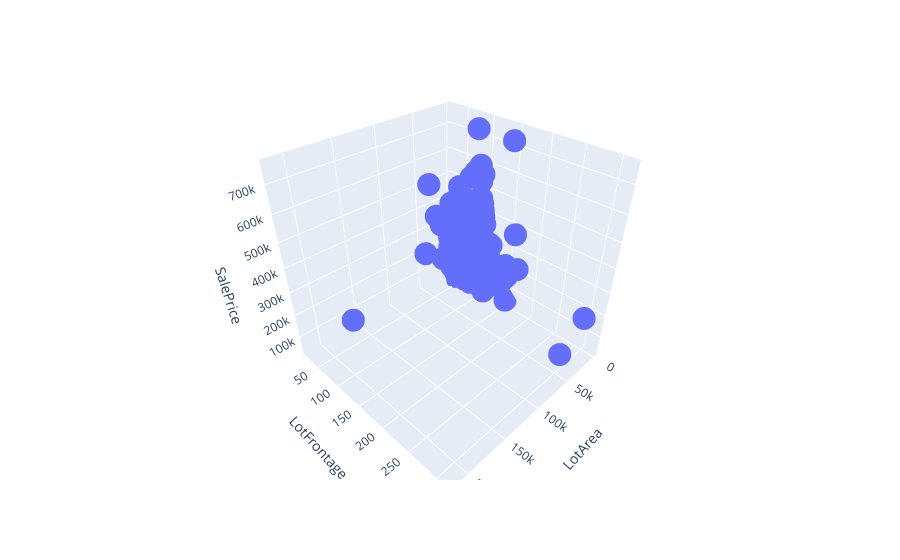

The code cell stored with this chart in its notebook:
### Code cell
fig = px.scatter_3d(df_train,x = 'LotArea', y='LotFrontage',z = 'SalePrice')
fig.show()

### Figure 1 — Plotly figure (JSON) as saved in the notebook; plotly's stock layout.template omitted (floating-point values rounded to 4 significant figures; data arrays with more than 128 entries replaced by an {"elided": "..."} marker saying what was removed)
{"data": [{"hovertemplate": "LotArea=%{x}<br>LotFrontage=%{y}<br>SalePrice=%{z}<extra></extra>", "legendgroup": "", "marker": {"color": "#636efa", "symbol": "circle"}, "mode": "markers", "name": "", "scene": "scene", "showlegend": false, "type": "scatter3d", "x": {"elided": "1460 int values"}, "y": {"elided": "1460 int values"}, "z": {"elided": "1460 int values"}}], "layout": {"legend": {"tracegroupgap": 0}, "margin": {"t": 60}, "scene": {"domain": {"x": [0, 1], "y": [0, 1]}, "xaxis": {"title": {"text": "LotArea"}}, "yaxis": {"title": {"text": "LotFrontage"}}, "zaxis": {"title": {"text": "SalePrice"}}}}}
